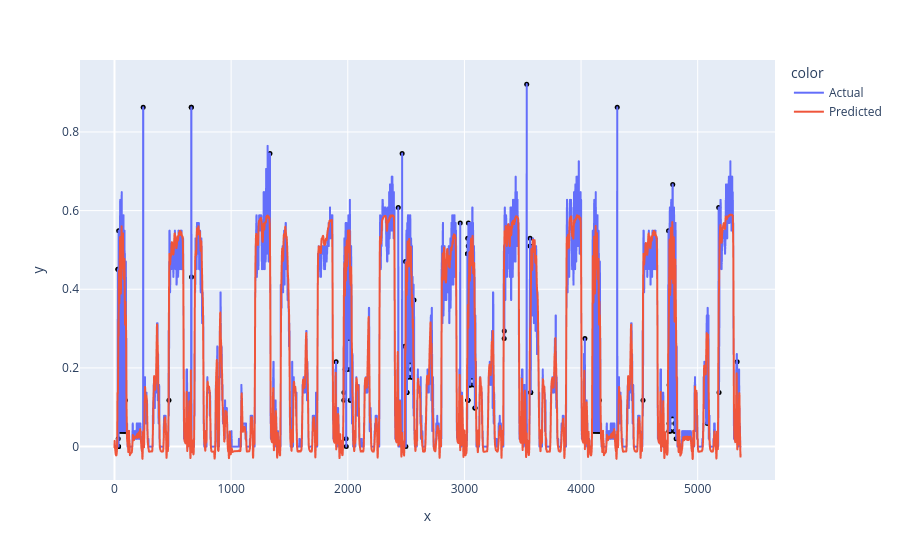

Source (notebook cell):
### Code cell
display_prediction(X_train, predicted_load_train, 4, mean, std, 2)

### Figure 1 — Plotly figure (JSON) as saved in the notebook; plotly's stock layout.template omitted (floating-point values rounded to 4 significant figures; data arrays with more than 128 entries replaced by an {"elided": "..."} marker saying what was removed)
{"data": [{"hovertemplate": "color=Actual<br>x=%{x}<br>y=%{y}<extra></extra>", "legendgroup": "Actual", "line": {"color": "#636efa", "dash": "solid"}, "marker": {"symbol": "circle"}, "mode": "lines", "name": "Actual", "showlegend": true, "type": "scattergl", "x": {"elided": "5369 int values"}, "xaxis": "x", "y": {"elided": "5369 float values"}, "yaxis": "y"}, {"hovertemplate": "color=Predicted<br>x=%{x}<br>y=%{y}<extra></extra>", "legendgroup": "Predicted", "line": {"color": "#EF553B", "dash": "solid"}, "marker": {"symbol": "circle"}, "mode": "lines", "name": "Predicted", "showlegend": true, "type": "scattergl", "x": {"elided": "5369 int values"}, "xaxis": "x", "y": {"elided": "5369 float values"}, "yaxis": "y"}, {"hovertemplate": "x=%{x}<br>y=%{y}<extra></extra>", "legendgroup": "", "marker": {"color": "black", "size": 5, "symbol": "circle"}, "mode": "markers", "name": "", "orientation": "v", "showlegend": false, "type": "scatter", "x": [29, 30, 32, 33, 34, 35, 36, 44, 56, 68, 69, 79, 80, 91, 92, 93, 246, 467, 658, 659, 660, 1333, 1900, 1966, 1967, 1978, 1979, 1986, 1987, 1997, 1998, 2010, 2011, 2022, 2023, 2024, 2433, 2466, 2489, 2495, 2498, 2507, 2508, 2514, 2521, 2534, 2535, 2540, 2547, 2548, 2554, 2568, 2964, 3026, 3027, 3028, 3029, 3030, 3031, 3033, 3034, 3036, 3037, 3050, 3051, 3064, 3065, 3066, 3078, 3079, 3090, 3091, 3341, 3342, 3534, 3562, 3563, 3568, 3569, 4033, 4108, 4120, 4132, 4133, 4143, 4144, 4155, 4156, 4157, 4310, 4531, 4750, 4753, 4754, 4755, 4765, 4766, 4767, 4777, 4778, 4779, 4786, 4790, 4791, 4792, 4802, 4803, 4804, 4815, 5083, 5180, 5183, 5338], "xaxis": "x", "y": [0.451, 0.451, 0.01961, 0, 0, 0, 0.549, 0.03922, 0.03922, 0.03922, 0.1176, 0.1569, 0.03922, 0.03922, 0.03922, 0.1176, 0.8627, 0.1176, 0.8627, 0.8627, 0.4314, 0.7451, 0.2157, 0.1176, 0.1373, 0.1961, 0.1961, 0.01961, 0, 0.1961, 0.2745, 0.2745, 0.2745, 0.1176, 0.1176, 0.1961, 0.6078, 0.7451, 0.2549, 0.4706, 0, 0.1373, 0.1373, 0.2941, 0.1765, 0.2157, 0.2157, 0.2941, 0.1961, 0.1765, 0.1765, 0.3725, 0.5686, 0.4902, 0.4902, 0.5294, 0.1176, 0.1176, 0.1176, 0.5098, 0.5686, 0.1569, 0.1569, 0.1569, 0.1569, 0.2941, 0.1765, 0.2549, 0.1569, 0.1961, 0.09804, 0.09804, 0.2745, 0.2941, 0.9216, 0.5098, 0.5294, 0.1373, 0.1373, 0.2745, 0.03922, 0.03922, 0.03922, 0.1176, 0.1569, 0.03922, 0.03922, 0.03922, 0.1176, 0.8627, 0.1176, 0.549, 0.03922, 0.05882, 0.1569, 0.03922, 0.07843, 0.2157, 0.07843, 0.07843, 0.2353, 0.6667, 0.07843, 0.07843, 0.2353, 0.03922, 0.03922, 0.05882, 0.01961, 0.05882, 0.6078, 0.1373, 0.2157], "yaxis": "y"}], "layout": {"legend": {"title": {"text": "color"}, "tracegroupgap": 0}, "margin": {"t": 60}, "xaxis": {"anchor": "y", "domain": [0, 1], "title": {"text": "x"}}, "yaxis": {"anchor": "x", "domain": [0, 1], "title": {"text": "y"}}}}
